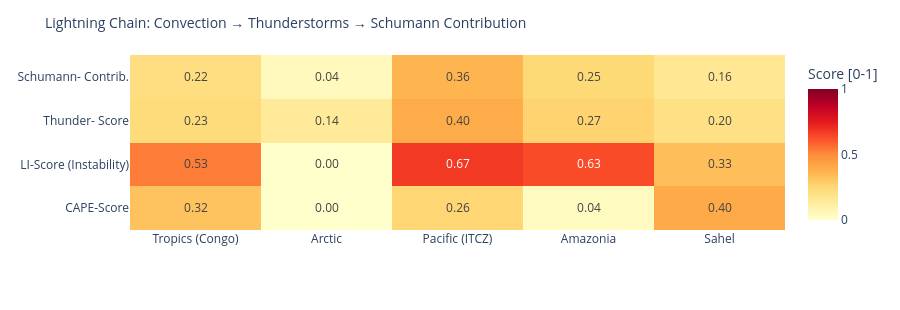

Notebook cell for this chart:
### Code cell
# ============================================================
# LIGHTNING CHAIN: Convection → Thunderstorms → Schumann
# Shows the causal chain per measurement point as heatmap
# ============================================================

def cape_score(v):
    """CAPE → normalized score [0,1]"""
    if v is None or pd.isna(v): return 0.0
    return min(1.0, float(v) / 3000)

def li_score(v):
    """Lifted Index: negative = unstable → score [0,1]"""
    if v is None or pd.isna(v): return 0.3
    return min(1.0, max(0.0, (-float(v) + 6) / 12))

def cloud_score(v):
    if v is None or pd.isna(v): return 0.3
    return float(v) / 100

def thunder_score(row):
    """Kombinierter Gewitterwahrscheinlichkeits-Score
    CAPE + LI + Bedeckung + WMO-Gewitter + konvektiver Niederschlag (showers)
    Hinweis: X-Ray und Kp sind kein Bestandteil – nur geomagn./solarer Kontext.
    """
    cs = cape_score(row.get('cape'))
    ls = li_score(row.get('li'))
    cl = cloud_score(row.get('cloud'))
    t  = 1.0 if row.get('thunderstorm') else 0.0
    # Convective precipitation (showers) as additional indicator
    sh = min(1.0, (row.get('showers') or 0) / 5.0)
    return round(cs * 0.30 + ls * 0.25 + cl * 0.15 + t * 0.20 + sh * 0.10, 3)

def schumann_contribution(t_score, lat):
    """Schumann contribution: higher in tropics (±30°), scaled by thunderstorm score"""
    lat_weight = max(0.3, 1.0 - abs(lat) / 60)
    return round(t_score * lat_weight, 3)

df_atm['cape_score']   = df_atm.apply(lambda r: cape_score(r['cape']), axis=1)
df_atm['li_score']     = df_atm.apply(lambda r: li_score(r['li']),    axis=1)
df_atm['thunder_score']= df_atm.apply(lambda r: thunder_score(r.to_dict()), axis=1)
df_atm['schumann_contribution'] = df_atm.apply(
    lambda r: schumann_contribution(r['thunder_score'], r['lat']), axis=1)

metrics = ['cape_score', 'li_score', 'thunder_score', 'schumann_contribution']
labels  = ['CAPE-Score', 'LI-Score\n(Instability)', 'Thunder-\nScore', 'Schumann-\nContrib.']
z_data  = [df_atm[m].tolist() for m in metrics]

fig = go.Figure(go.Heatmap(
    z=z_data,
    x=df_atm['point'].tolist(),
    y=labels,
    colorscale='YlOrRd',
    zmin=0, zmax=1,
    text=[[f'{v:.2f}' for v in row] for row in z_data],
    texttemplate='%{text}', textfont=dict(size=12),
    colorbar=dict(title='Score [0-1]')
))
fig.update_layout(
    title=dict(text='Lightning Chain: Convection → Thunderstorms → Schumann Contribution', font=dict(size=14)),
    height=310,
    plot_bgcolor='rgba(0,0,0,0)', paper_bgcolor='rgba(0,0,0,0)',
    margin=dict(l=130, r=80, t=55, b=80)
)
fig.show()

### Figure 1 — Plotly figure (JSON) as saved in the notebook; plotly's stock layout.template omitted (floating-point values rounded to 4 significant figures)
{"data": [{"colorbar": {"title": {"text": "Score [0-1]"}}, "colorscale": [[0.0, "rgb(255,255,204)"], [0.125, "rgb(255,237,160)"], [0.25, "rgb(254,217,118)"], [0.375, "rgb(254,178,76)"], [0.5, "rgb(253,141,60)"], [0.625, "rgb(252,78,42)"], [0.75, "rgb(227,26,28)"], [0.875, "rgb(189,0,38)"], [1.0, "rgb(128,0,38)"]], "text": [["0.32", "0.00", "0.26", "0.04", "0.40"], ["0.53", "0.00", "0.67", "0.63", "0.33"], ["0.23", "0.14", "0.40", "0.27", "0.20"], ["0.22", "0.04", "0.36", "0.25", "0.16"]], "textfont": {"size": 12}, "texttemplate": "%{text}", "type": "heatmap", "x": ["Tropics (Congo)", "Arctic", "Pacific (ITCZ)", "Amazonia", "Sahel"], "y": ["CAPE-Score", "LI-Score\n(Instability)", "Thunder-\nScore", "Schumann-\nContrib."], "z": [[0.32, 0.0, 0.26, 0.03667, 0.4033], [0.5333, 0.0, 0.675, 0.6333, 0.3333], [0.231, 0.144, 0.397, 0.268, 0.204], [0.216, 0.043, 0.364, 0.246, 0.16]], "zmax": 1, "zmin": 0}], "layout": {"height": 310, "margin": {"b": 80, "l": 130, "r": 80, "t": 55}, "paper_bgcolor": "rgba(0,0,0,0)", "plot_bgcolor": "rgba(0,0,0,0)", "title": {"font": {"size": 14}, "text": "Lightning Chain: Convection → Thunderstorms → Schumann Contribution"}}}
